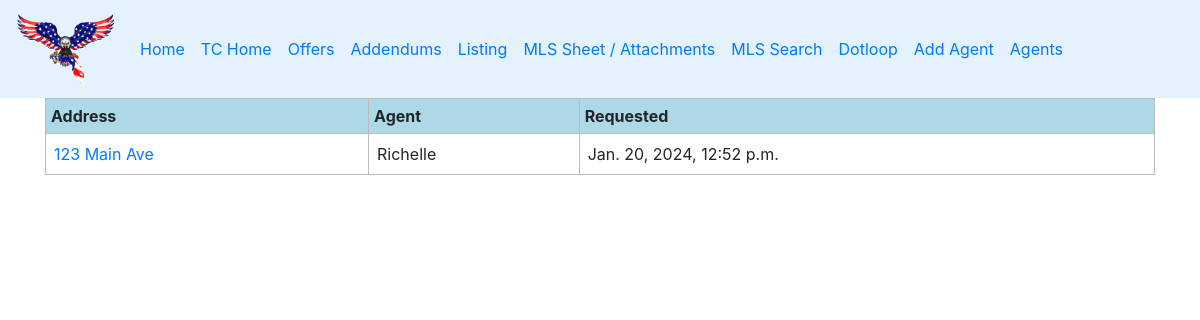
Screenshot of /ticket/offer/pending/ (signed in) with the database file from the repository.
### Tickets/models.py (models this page shows, shortened)
class CreateOffer(models.Model):
	agent = models.ForeignKey(TeamMembers, on_delete = models.DO_NOTHING, verbose_name = "Agent")
	address = models.CharField(max_length = 100, blank = True, null = True, verbose_name = "Property address for contract")
	buyer_name = models.CharField(max_length = 200, blank = True, null = True, verbose_name = "Buyers’ legal first and last names")
	buyer_email = models.CharField(max_length = 100, blank = True, null = True, verbose_name = "Buyers’ email addresses")
	offer_amount = MoneyField(max_digits = 20, decimal_places = 2, currency_choices=[("USD","US Dollar"),], default_currency = "USD", blank = True, null=True,
	 verbose_name = "Offer Amount")
	escrow_amount = MoneyField(max_digits = 10, decimal_places = 2, currency_choices=[("USD","US Dollar")],blank = True, null=True,
		verbose_name='Escrow Amount')
	financing = models.CharField(max_length = 20, choices = [("Cash","Cash"), ("Conventional","Conventional"),
		("FHA","FHA"), ("VA","VA"), ("Other","Other")], blank = True, null=True, verbose_name = "Fiancing")
	loan_time = models.IntegerField(blank = True, null=True,verbose_name='Period for the loan approval')
	closing = models.DateField(blank = True, null=True,verbose_name='Closing Date')
	inspection_time = models.IntegerField(blank = True, null=True,verbose_name='Inspection Time')
	proof = models.BooleanField(verbose_name = "Email the proof of funds or Pre-approval to admin@militaryvetteam and fischerclosing@gmail.com")
	created = models.DateTimeField(auto_now_add = True)
	completed = models.DateTimeField(null = True)
	completed_by = models.ForeignKey(User, on_delete = models.DO_NOTHING, null = True)

### TeamMembers/models.py (models this page shows)
class TeamMembers(models.Model):
	name = models.CharField(max_length=100, verbose_name="Agent's Name")
	phone = models.CharField(max_length=100, verbose_name="Phone Number")
	email = models.CharField(max_length=100, verbose_name="Email")
	offer = models.IntegerField(default=0)
	addendum = models.IntegerField(default=0)
	listing = models.IntegerField(default = 0)
	mls_attachments = models.IntegerField(default = 0)
	mls_search = models.IntegerField(default = 0)
	dotloop = models.IntegerField(default = 0)
	def __str__(self):
		return str(self.name)

### Tickets/views.py (the view)
# urls.py: path('offer/pending/', views.pendingoffer, name = 'pending offers'),
@login_required
def pendingoffer(request):
	offers = CreateOffer.objects.filter(completed__isnull = True)
	return render(request, 'pendingoffer.html', {'offers':offers,'encabezado':'Offers Pending to be done'})

### Tickets/templates/pendingoffer.html
{% extends 'base.html' %}
{% load static %}
{% block content %}
<table style="width: 100%;border-collapse: collapse;">
	<tr bgcolor="#ADD8E6">
		<th style="border: 1px solid #bbb;padding: 5px;">Address</th>
		<th style="border: 1px solid #bbb;padding: 5px;">Agent</th>
		<th style="border: 1px solid #bbb;padding: 5px;">Requested</th>
	</tr>
	{% for offer in offers %}
	<tr>
		<td style="border: 1px solid #bbb; padding: 8px;">
			<a href="{% url 'offer details' offer.id %}">
				{{offer.address}}
			</a>
		</td>
		<td style="border: 1px solid #bbb;padding: 8px;">
			{{offer.agent}}
		</td>
		<td style="border: 1px solid #BBB;padding: 8px;">
			{{offer.created}}
		</td>
	</tr>
	{% endfor %}
</table>
{% endblock %}

### static/css/estilos.css (style rules this page uses)
body { background-image:url('https://yt3.googleusercontent.com/WSwBQpgZ-93Mobr4KeA1Y9v4qjpHbxNfNuQ6kH4bukLgl4p-4IgpVFDB-Hf0eQV7XykQORkg=s900-c-k-c0x00ffffff-no-rj') ; background-size: cover; background-position: 20% 20%; }
.signup-container, .card, .card-body, .form, .form-group, .details, table { border: 1px solid #ccc; border-radius: 20px; padding: 10px; justify-content: center; }
.signup-container, .form, .form-group, .details, .block, table { background-color: rgba(255, 255, 255, 0.5); backdrop-filter: blur(15px); }

### rows the page displays
CreateOffer: address "123 Main Ave", agent "Richelle", created "Jan. 20, 2024, 12:52 p.m."
